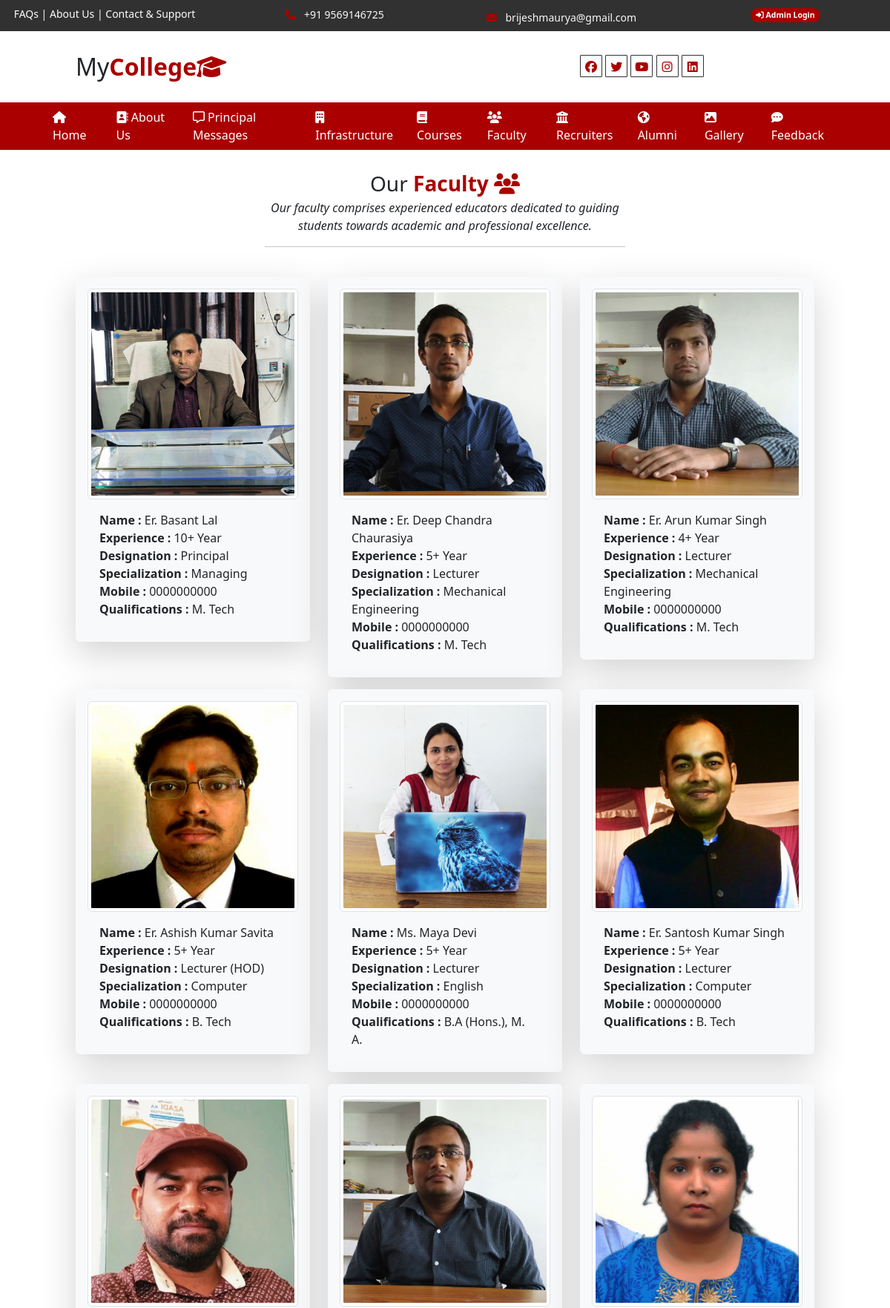
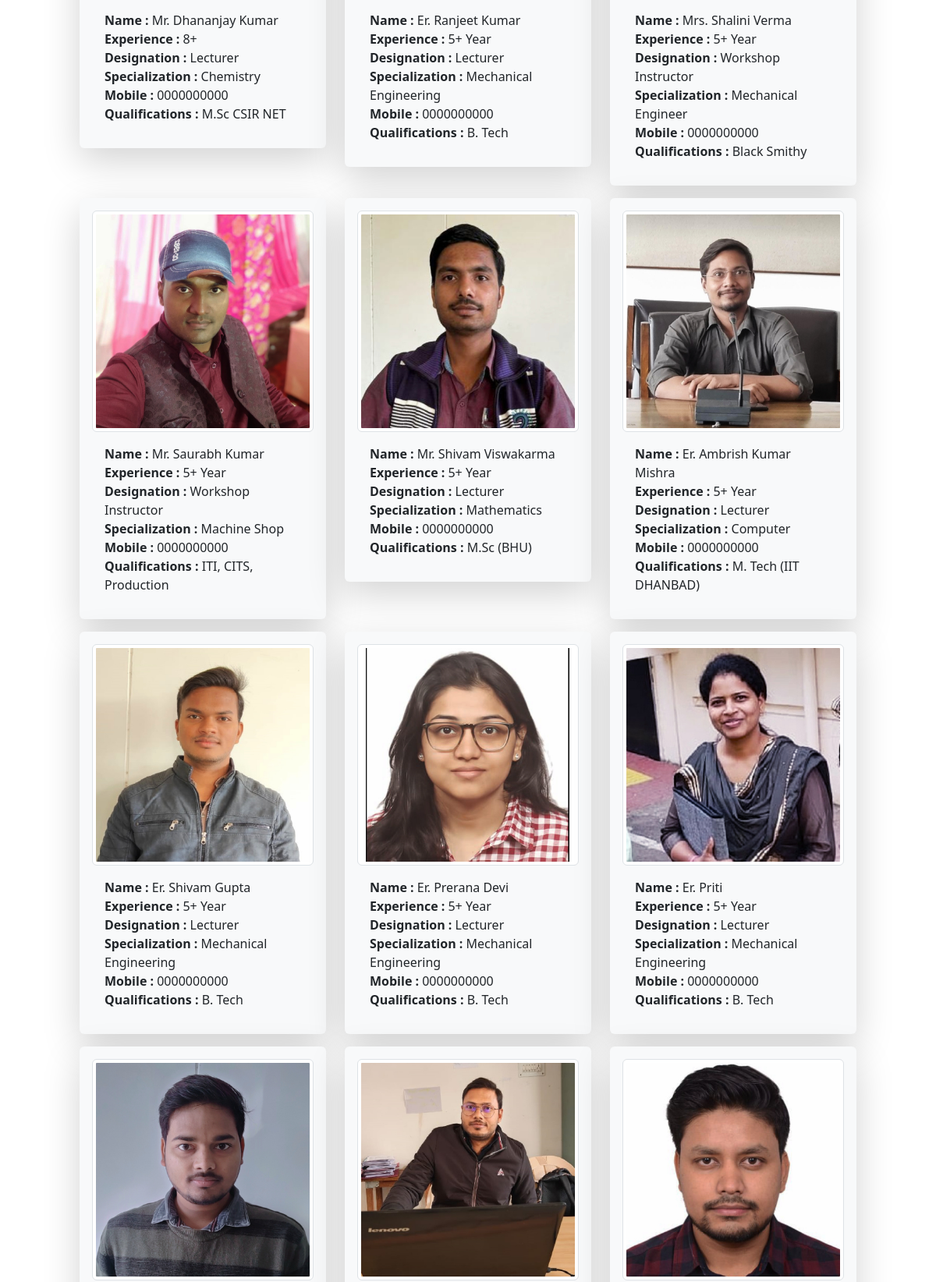
The app's page /faculty/ (upper part) with its own data (2 pictures, top to bottom).
### user/models.py (models this page shows)
class tbl_faculty(models.Model):
    name=models.CharField(max_length=50,null=True)
    picture=models.ImageField(upload_to='static/faculty/',null=True)
    designation=models.CharField(max_length=40,null=True)
    experiance=models.CharField(max_length=20,null=True)
    specialization=models.CharField(max_length=30,null=True)
    mobile=models.CharField(max_length=20,null=True)
    qualification=models.CharField(max_length=48,null=True)

### user/views.py (the view)
# urls.py: path('faculty/',views.faculty),
def faculty(request):
    data=tbl_faculty.objects.all().order_by('id')
    md={'fdata':data}
    return render(request,'faculty.html',md)

### templates/faculty.html (shortened to what this page needs)
{% extends 'base.html' %}
{% load static %}
{% block childpage %}
<div class="row">
    <div class="col-sm-5 mx-auto text-center my-4">
        <p class="fs-3 m-0">Our <b class="txt-color1">Faculty
        <i class="fa-solid fa-users"></i>
        </b></p>
        <i>Our faculty comprises experienced educators dedicated to guiding students towards academic and professional excellence.</i>
        <hr/>
    </div>
</div>
<div class="row">
    <div class="col-sm-10 mx-auto">
        <div class="row">
            {% for i in fdata %}
            <div class="col-sm-4">
                <div class="card infra shadow-lg mb-3 bg-body-tertiary rounded border-0 p-3">
                    <img src="../{{i.picture}}" class="img-thumbnail"/>
                    <div class="card-body">
                    <b>Name : </b>{{i.name}}<br/>
                    <b>Experience : </b>{{i.experiance}}<br/>
                    <b>Designation : </b>{{i.designation}}<br/>
                    <b>Specialization : </b>{{i.specialization}}<br/>
                    <b>Mobile : </b>{{i.mobile}}<br/>
                    <b>Qualifications : </b>{{i.qualification}}<br/>
                </div>
                </div>
            </div>
            {% endfor %}
        </div>
    </div>
</div>
{% endblock %}

### templates/base.html (style rules this page uses)
body { overflow-x:hidden; }
:root { --bgcolor1:#aa0001; --bgcolor2:#313131; --bgcolor3:#f1c45c; }
.txt-color1 { color:var(--bgcolor1); }

### records on screen
tbl_faculty: picture (picture), name "Er. Basant Lal", experiance "10+ Year", designation "Principal", specialization "Managing", mobile "0000000000", qualification "M. Tech"
tbl_faculty: picture (picture), name "Er. Deep Chandra Chaurasiya", experiance "5+ Year", designation "Lecturer", specialization "Mechanical Engineering", mobile "0000000000", qualification "M. Tech"
tbl_faculty: picture (picture), name "Er. Arun Kumar Singh", experiance "4+ Year", designation "Lecturer", specialization "Mechanical Engineering", mobile "0000000000", qualification "M. Tech"
tbl_faculty: picture (picture), name "Er. Ashish Kumar Savita", experiance "5+ Year", designation "Lecturer (HOD)", specialization "Computer", mobile "0000000000", qualification "B. Tech"
tbl_faculty: picture (picture), name "Ms. Maya Devi", experiance "5+ Year", designation "Lecturer", specialization "English", mobile "0000000000", qualification "B.A (Hons.), M. A."
tbl_faculty: picture (picture), name "Er. Santosh Kumar Singh", experiance "5+ Year", designation "Lecturer", specialization "Computer", mobile "0000000000", qualification "B. Tech"
tbl_faculty: picture (picture), name "Mr. Dhananjay Kumar", experiance "8+", designation "Lecturer", specialization "Chemistry", mobile "0000000000", qualification "M.Sc CSIR NET"
tbl_faculty: picture (picture), name "Er. Ranjeet Kumar", experiance "5+ Year", designation "Lecturer", specialization "Mechanical Engineering", mobile "0000000000", qualification "B. Tech"
tbl_faculty: picture (picture), name "Mrs. Shalini Verma", experiance "5+ Year", designation "Workshop Instructor", specialization "Mechanical Engineer", mobile "0000000000", qualification "Black Smithy"
tbl_faculty: picture (picture), name "Mr. Saurabh Kumar", experiance "5+ Year", designation "Workshop Instructor", specialization "Machine Shop", mobile "0000000000", qualification "ITI, CITS, Production"
tbl_faculty: picture (picture), name "Mr. Shivam Viswakarma", experiance "5+ Year", designation "Lecturer", specialization "Mathematics", mobile "0000000000", qualification "M.Sc (BHU)"
tbl_faculty: picture (picture), name "Er. Ambrish Kumar Mishra", experiance "5+ Year", designation "Lecturer", specialization "Computer", mobile "0000000000", qualification "M. Tech (IIT DHANBAD)"
tbl_faculty: picture (picture), name "Er. Shivam Gupta", experiance "5+ Year", designation "Lecturer", specialization "Mechanical Engineering", mobile "0000000000", qualification "B. Tech"
tbl_faculty: picture (picture), name "Er. Prerana Devi", experiance "5+ Year", designation "Lecturer", specialization "Mechanical Engineering", mobile "0000000000", qualification "B. Tech"
tbl_faculty: picture (picture), name "Er. Priti", experiance "5+ Year", designation "Lecturer", specialization "Mechanical Engineering", mobile "0000000000", qualification "B. Tech"
tbl_faculty: picture (picture)
tbl_faculty: picture (picture)
tbl_faculty: picture (picture)
